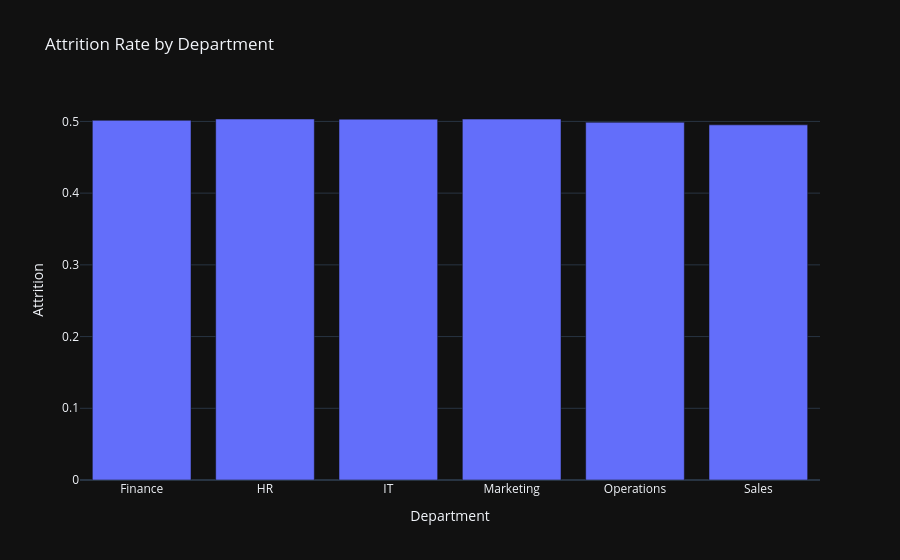

Write notebook code for a chart like this one.
### Code cell
# ==========================
# 2. Attrition by department
# ==========================
attrition = df.groupby("Department")["Attrition"].mean().reset_index()

fig2 = px.bar(
    attrition,
    x="Department",
    y="Attrition",
    title="Attrition Rate by Department"
)
fig2.show()

### Figure 1 — Plotly figure (JSON) as saved in the notebook; plotly's stock layout.template omitted (floating-point values rounded to 4 significant figures)
{"data": [{"hovertemplate": "Department=%{x}<br>Attrition=%{y}<extra></extra>", "legendgroup": "", "marker": {"color": "#636efa", "pattern": {"shape": ""}}, "name": "", "orientation": "v", "showlegend": false, "textposition": "auto", "x": ["Finance", "HR", "IT", "Marketing", "Operations", "Sales"], "xaxis": "x", "y": [0.5015, 0.5034, 0.5032, 0.5033, 0.4988, 0.4952], "yaxis": "y", "type": "bar"}], "layout": {"xaxis": {"anchor": "y", "domain": [0.0, 1.0], "title": {"text": "Department"}}, "yaxis": {"anchor": "x", "domain": [0.0, 1.0], "title": {"text": "Attrition"}}, "legend": {"tracegroupgap": 0}, "title": {"text": "Attrition Rate by Department"}, "barmode": "relative"}}
